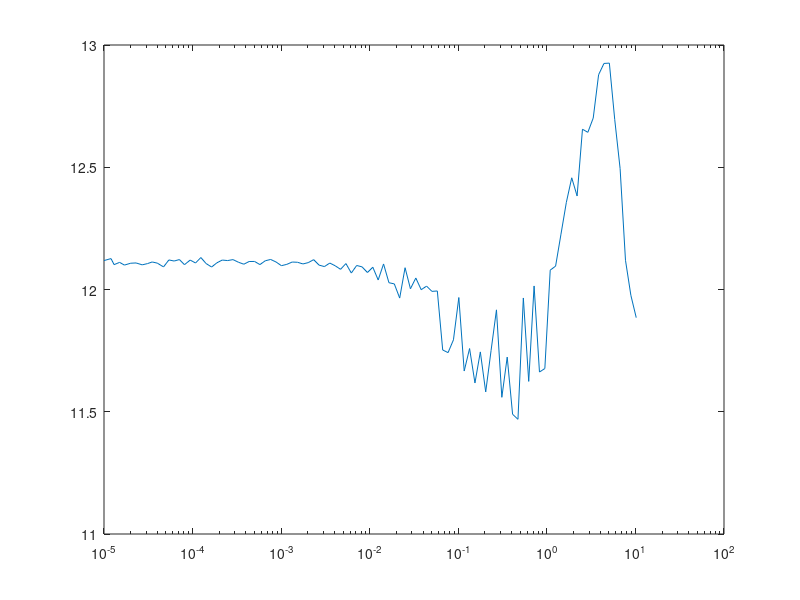
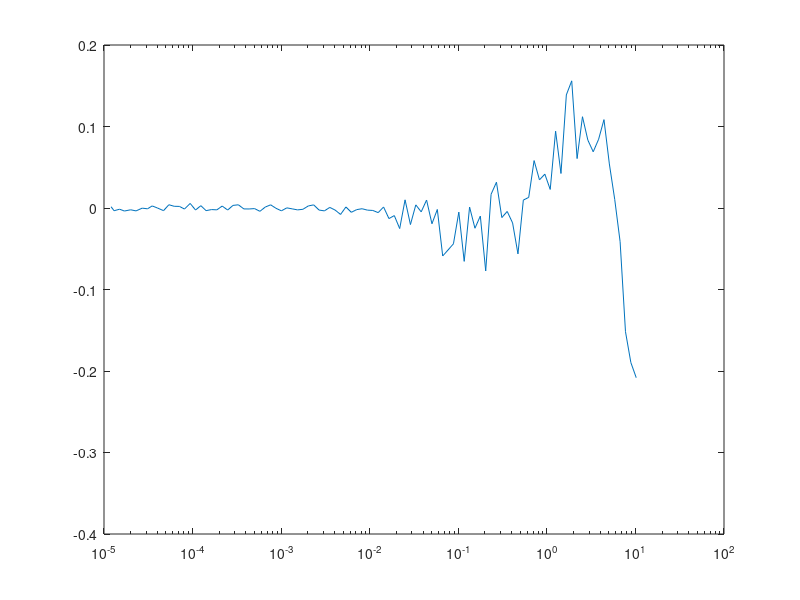

Source code (MATLAB) for these figures, in order:
clear
close all;

lr = [0.000010
0.000012
0.000013
0.000015
0.000017
0.000020
0.000023
0.000027
0.000031
0.000035
0.000040
0.000047
0.000054
0.000062
0.000071
0.000081
0.000094
0.000108
0.000124
0.000142
0.000164
0.000188
0.000216
0.000249
0.000286
0.000329
0.000379
0.000435
0.000501
0.000576
0.000662
0.000761
0.000876
0.001007
0.001158
0.001332
0.001532
0.001761
0.002025
0.002329
0.002679
0.003080
0.003542
0.004074
0.004685
0.005388
0.006196
0.007125
0.008194
0.009423
0.010837
0.012462
0.014331
0.016481
0.018953
0.021796
0.025066
0.028826
0.033149
0.038122
0.043840
0.050416
0.057978
0.066675
0.076676
0.088178
0.101405
0.116615
0.134108
0.154224
0.177357
0.203961
0.234555
0.269738
0.310199
0.356729
0.410238
0.471774
0.542540
0.623921
0.717509
0.825135
0.948905
1.091241
1.254927
1.443166
1.659641
1.908588
2.194876
2.524107
2.902723
3.338132
3.838852
4.414679
5.076881
5.838413
6.714175
7.721302
8.879497
10.211421];

loss = [12.118391
12.126423
12.101704
12.110937
12.099863
12.107471
12.108615
12.100868
12.105974
12.112607
12.107846
12.092377
12.120878
12.116482
12.122443
12.101524
12.120376
12.108444
12.130797
12.106287
12.091908
12.109046
12.120393
12.118368
12.122268
12.111627
12.103424
12.114486
12.114756
12.101926
12.117523
12.122892
12.112489
12.097409
12.102818
12.112334
12.111358
12.104523
12.109972
12.122058
12.099743
12.093750
12.108168
12.097073
12.082552
12.106123
12.067334
12.098247
12.092596
12.069508
12.091114
12.038979
12.104502
12.027763
12.022923
11.964986
12.089109
12.002943
12.047002
11.999248
12.013765
11.992388
11.994008
11.752586
11.741868
11.794216
11.967196
11.666634
11.758560
11.617725
11.744757
11.581100
11.750719
11.916762
11.559115
11.723582
11.489686
11.469151
11.965362
11.624237
12.014537
11.662418
11.676790
12.079234
12.095613
12.226258
12.356383
12.456889
12.382455
12.655602
12.642792
12.701313
12.878495
12.924626
12.925916
12.694982
12.494555
12.119529
11.976392
11.884874];

sma = 1;
derivatives = (loss(1+sma:end) - loss(1:end-sma))/sma;
derivatives = filter(ones(1,5)/5,1,derivatives);
figure();
semilogx(lr, loss);
figure();
semilogx(lr(2:end), derivatives)
